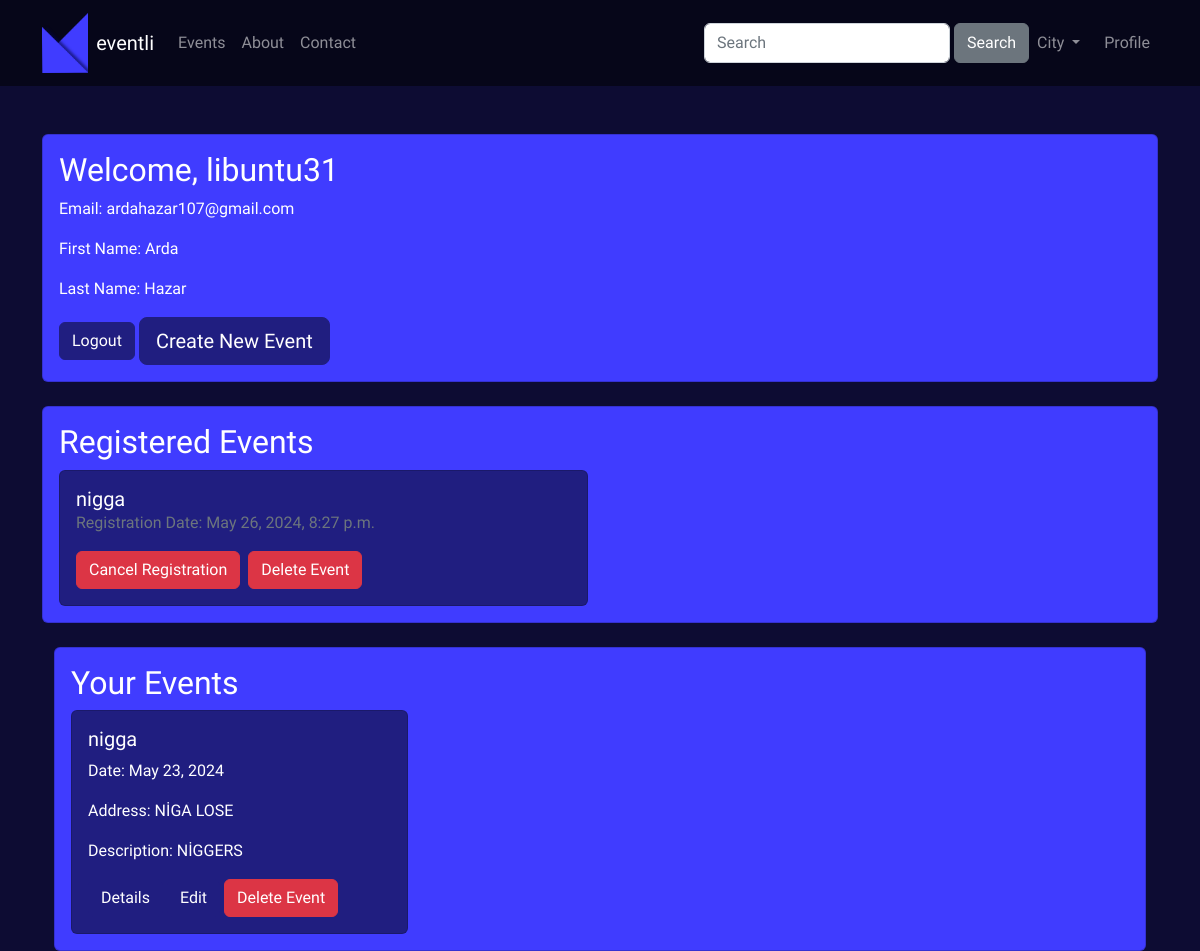
Page /profile/ (signed in) on the committed database.
### main/models.py (models this page shows, shortened)
class EtkinlikKatilim(models.Model):
    user = models.ForeignKey(User, on_delete=models.CASCADE)
    etkinlik = models.ForeignKey(Etkinlik, on_delete=models.CASCADE)
    kayit_tarihi = models.DateTimeField(auto_now_add=True)
    class Meta:
        unique_together = ['user', 'etkinlik']

class Etkinlik(models.Model):
    title = models.CharField(max_length=40)
    isActive = models.BooleanField()
    date = models.DateField()
    description = models.TextField()
    adress = models.CharField(max_length=255)
    slug = models.SlugField(default="", blank=True, null=False, primary_key=True, db_index=True)
    category = models.ForeignKey(Category, default=1, on_delete=models.CASCADE)
    image = models.ImageField(upload_to='etkinlik_images', blank=True, null=True)
    katilimcilar = models.ManyToManyField(User, through='EtkinlikKatilim', related_name='katildigi_etkinlikler')
    user = models.ForeignKey(User, on_delete=models.CASCADE, related_name='created_events')

### main/views.py (the view)
# urls.py: path('profile/', views.profile, name='profile'),
@login_required
def profile(request):
    categories = Category.objects.all()
    etkinlikler = Etkinlik.objects.all()
    context = {'etkinlikler': etkinlikler, 'categories': categories}
    return render(request, 'registration/profile.html', context)

### main/templates/registration/profile.html (shortened to what this page needs)
<!DOCTYPE html>
<html lang="en">
<head>
    <link rel="stylesheet" href="https://cdnjs.cloudflare.com/ajax/libs/bootstrap/5.2.2/css/bootstrap.min.css"/>
</head>
<body>
    {% load static %}
    {% include "partials/_nav.html" %}
    <div class="container mt-5">
        <div class="card">
            <div class="card-body">
                <h2 class="card-title">Welcome, {{ user.username }}</h2>
                <p class="card-text">Email: {{ user.email }}</p>
                <p class="card-text">First Name: {{ user.first_name }}</p>
                <p class="card-text">Last Name: {{ user.last_name }}</p>
                <a href="{% url 'logout' %}" class="btn btn-primary">Logout</a>
                    <a id="createEventButton" href="{% url 'create_event' %}" class="btn btn-primary btn-lg">Create New Event </a>
                </div>
            </div>
        </div>
        <div class="container mt-4">
            <div class="card">
                <div class="card-body">
                    <h2 class="card-title">Registered Events</h2>
                    <div class="row">
                        {% if user.etkinlikkatilim_set.all %}
                            {% for katilim in user.etkinlikkatilim_set.all %}
                                <div class="col-md-6">
                                    <div class="card" style="background-color: #201e80;">
                                        <div class="card-body">
                                            <h5 class="card-title mb-0">
                                                <a href="{% url 'etkinlik_detay' katilim.etkinlik.slug %}" style="color: #ffffff; text-decoration: none;">
                                                    {{ katilim.etkinlik.title }}
                                                </a>
                                            </h5>
                                            <p class="card-text text-muted">Registration Date: {{ katilim.kayit_tarihi }}</p>
                                            <div class="d-flex">
                                                <form method="post" action="{% url 'delete_etkinlik_katilim' katilim.etkinlik.slug %}" class="me-2">
                                                    <button type="submit" class="btn btn-danger">Cancel Registration</button>
                                                </form>
                                                {% if user.is_staff %}
                                                    <form method="post" action="{% url 'delete_event' katilim.etkinlik.slug %}" class="me-2">
                                                        <button type="submit" class="btn btn-danger">Delete Event</button>
                                                    </form>
                                                {% endif %}
                                            </div>
                                        </div>
                                    </div>
                                </div>
                            {% endfor %}
                        {% else %}
                            <p class="text-center">You are not registered for any events. Let's join some events <a href="{% url 'etkinlikler' %}" class="btn btn-primary">here</a>.</p>
                        {% endif %}
                    </div>
                </div>
            </div>
            {% if user.is_staff %}
            <div class="container mt-4">
                <div class="card">
                    <div class="card-body">
                        <h2 class="card-title">Your Events</h2>
                        <div class="row row-cols-1 row-cols-md-3 g-4">
                            {% for etkinlik in user.created_events.all %}
                                <div class="col">
                                    <div class="card h-100" style="background-color: #201e80;">
                                        <div class="card-body">
                                            <h5 class="card-title">{{ etkinlik.title }}</h5>
                                            <p class="card-text">Date: {{ etkinlik.date }}</p>
                                            <p class="card-text">Address: {{ etkinlik.adress }}</p>
                                            <p class="card-text">Description: {{ etkinlik.description }}</p>
                                            <a href="{% url 'etkinlik_detay' etkinlik.slug %}" class="btn btn-primary">Details</a>
                                            <a href="{% url 'etkinlik_duzenle' etkinlik.slug %}" class="btn btn-primary">Edit</a>
                                            <form method="post" action="{% url 'delete_event' etkinlik.slug %}" class="d-inline">
                                                <button type="submit" class="btn btn-danger">Delete Event</button>
                                            </form>
                                        </div>
                                    </div>
                                </div>
                            {% endfor %}
                        </div>
                    </div>
                </div>
            </div>
            {% endif %}
        </div>
</body>
</html>

### main/templates/partials/_nav.html (shortened to what this page needs)
{% load static %}
<nav class="navbar navbar-expand-lg navbar-dark custom-navbar-color">
    <div class="container">
        <a class="navbar-brand d-flex align-items-center" href="/">
            <img src="{% static 'logo.png' %}" alt="Logo" height="50" class="d-inline-block align-text-top">
            <span class="ms-2">eventli</span>
        </a>
        <div class="collapse navbar-collapse" id="navbarNav">
            <ul class="navbar-nav me-auto">
                <li class="nav-item">
                    <a class="nav-link" href="/etkinlikler">Events</a>
                </li>
                <li class="nav-item">
                    <a class="nav-link" href="/about">About</a>
                </li>
                <li class="nav-item">
                    <a class="nav-link" href="/contact">Contact</a>
                </li>
            </ul>
            <form class="d-flex navbar-nav" action="{% url 'search' %}" method="GET">
                <input class="form-control me-1" type="text" name="q" placeholder="Search">
                <button class="btn btn-secondary" type="submit">Search</button>
                <li class="nav-item dropdown">
                    <a class="nav-link dropdown-toggle" href="#" role="button" id="categoryDropdown" data-bs-toggle="dropdown" aria-expanded="false">
                        {% if request.GET.category %}
                            {% for category in categories %}
                                {% if category.id|stringformat:"s" == request.GET.category %}
                                    {% if category.level == 1 %}
                                        {{ category.name }}
                                    {% else %}
                                        {{ category.parent.name }}
                                    {% endif %}
                                {% endif %}
                            {% endfor %}
                        {% else %}
                            City
                        {% endif %}
                    </a>
                </li>
                <ul class="navbar-nav ms-2">
                    {% if user.is_authenticated %}
                    <li class="nav-item">
                        <a class="nav-link" href="{% url 'profile' %}">Profile</a>
                    </li>
                    {% endif %}
                </ul>
            </form>
        </div>
    </div>
</nav>
</head>

### main/templates/registration/profile.html (style rules this page uses)
body { font-family: 'Asap', sans-serif; background-color: #0d0c33; color: #ececff; }
.card { background-color: #403cff; color: #ffffff; }
.card-title { color: #ffffff; }
.btn-primary { background-color: #201e80; border-color: #201e80; }

### main/templates/partials/_nav.html (style rules this page uses)
.custom-navbar-color { background-color: #060619; }
.navbar-brand img { height: 60px; }
.navbar-brand span { display: inline-block; }

### rows in the picture
EtkinlikKatilim: etkinlik "nigga", kayit_tarihi "May 26, 2024, 8:27 p.m."
Etkinlik: title "nigga", date "May 23, 2024", adress "NİGA LOSE", description "NİGGERS"

### other values in the picture
{{ user.username }} "libuntu31"
{{ user.email }} "ardahazar107@gmail.com"
{{ user.first_name }} "Arda"
{{ user.last_name }} "Hazar"
